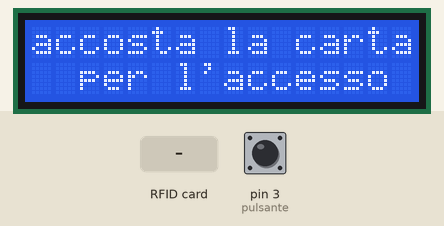
Simulated run of this sketch. Board: Arduino Uno, built with avr-gcc and run on an emulated ATmega328P. On the bench: 16×2 character LCD. The inputs (shaded band) are chosen by the test bench; at power-on: pin 3 (pulsante) LOW. What the sketch prints to the serial monitor is not drawn.

Above: at 1.4 s.
1.5 s: RFID card 13 3C 5A 1B held to the reader
At 2.0 s:
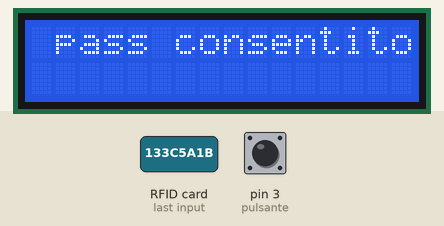
4.5 s: RFID card 5E 7A 19 C4 held to the reader
Timing chart, 0 to 7.5 s (numbered marks = the images above; inputs shaded):
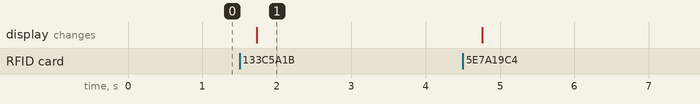

The sketch:

rfid-_counting-system.ino
```cpp
#include <LiquidCrystal_I2C.h>
#include <SPI.h>
#include <MFRC522.h>
#define SS_PIN 10
#define RST_PIN 9
int pulsante=3;       //pulsante di reset
int val=LOW;
int incremento=0;
bool test=false;


LiquidCrystal_I2C lcd(0x27,16,2);
MFRC522 mfrc522(SS_PIN, RST_PIN);

void setup()
{
  lcd.init();
  lcd.backlight();
  lcd.begin(16,2);
  Serial.begin(9600);
  SPI.begin();
  mfrc522.PCD_Init();
  pinMode (pulsante,INPUT);
  lcd.setCursor(0,0);
  lcd.print("accosta la carta");
  lcd.setCursor(2,1);
  lcd.print("per l'accesso");

}

void loop()
{
  val=digitalRead(pulsante);
    if(val==HIGH){
    incremento=0;
    lcd.clear();
    lcd.setCursor(0,0);
    lcd.print("accosta la carta");
    lcd.setCursor(2,1);
    lcd.print("per l'accesso");
  }


  if ( ! mfrc522.PICC_IsNewCardPresent())
  {
    return;
  }

  if ( ! mfrc522.PICC_ReadCardSerial())
  {
    return;
}
  Serial.print("Die UID des RFID-TAGS lautet:");
  String rfid = "";
  for (byte i = 0; i < mfrc522.uid.size; i++) {
    rfid += mfrc522.uid.uidByte[i] < 0x10 ? " 0" : " ";
    rfid += String(mfrc522.uid.uidByte[i], HEX);

  }
    rfid.trim();
    rfid.toUpperCase();
  {
    Serial.print(rfid);
    Serial.println();
  }


  if (rfid == "13 3C 5A 1B"){
    incremento= incremento + 1;
    Serial.println(incremento);
    delay(200);

    if(incremento>3 and test==false){
      test=true;
      delay(100);
   }

   if(test==true){
      lcd.clear();
      lcd.setCursor(3,0);
      lcd.print("pass negato");
      lcd.setCursor(0,1);
      lcd.print("fare abbonamento");
      test=false;
      delay(10);
   }
   else{
    lcd.clear();
    lcd.setCursor(1,0);
    lcd.print("pass consentito");
    delay(3000);
    lcd.clear();
    lcd.setCursor(0,0);
    lcd.print("accosta la carta");
    lcd.setCursor(2,1);
    lcd.print("per l'accesso");
  }
 }
}
```

Measured:
- after the input at 1.5 s, the display: changes after 0.23 s (image 1)
